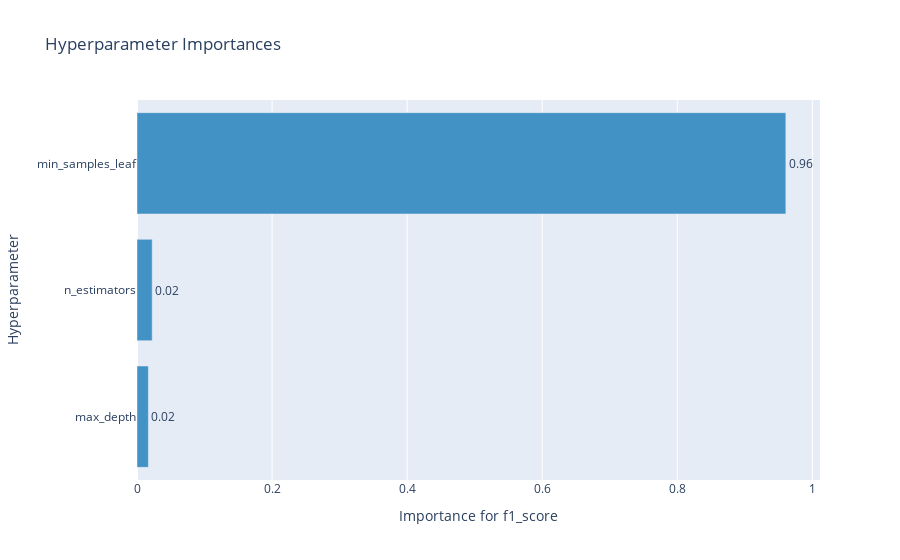

Source (notebook cell):
### Code cell
optuna.visualization.plot_param_importances(study, target_name="f1_score")

### Figure 1 — Plotly figure (JSON) as saved in the notebook; plotly's stock layout.template omitted (floating-point values rounded to 4 significant figures)
{"data": [{"cliponaxis": false, "hovertemplate": ["max_depth (IntDistribution): 0.016815701412521325<extra></extra>", "n_estimators (IntDistribution): 0.022472008110996238<extra></extra>", "min_samples_leaf (IntDistribution): 0.9607122904764824<extra></extra>"], "marker": {"color": "rgb(66,146,198)"}, "orientation": "h", "text": ["0.02", "0.02", "0.96"], "textposition": "outside", "type": "bar", "x": [0.01682, 0.02247, 0.9607], "y": ["max_depth", "n_estimators", "min_samples_leaf"]}], "layout": {"showlegend": false, "title": {"text": "Hyperparameter Importances"}, "xaxis": {"title": {"text": "Importance for f1_score"}}, "yaxis": {"title": {"text": "Hyperparameter"}}}}
